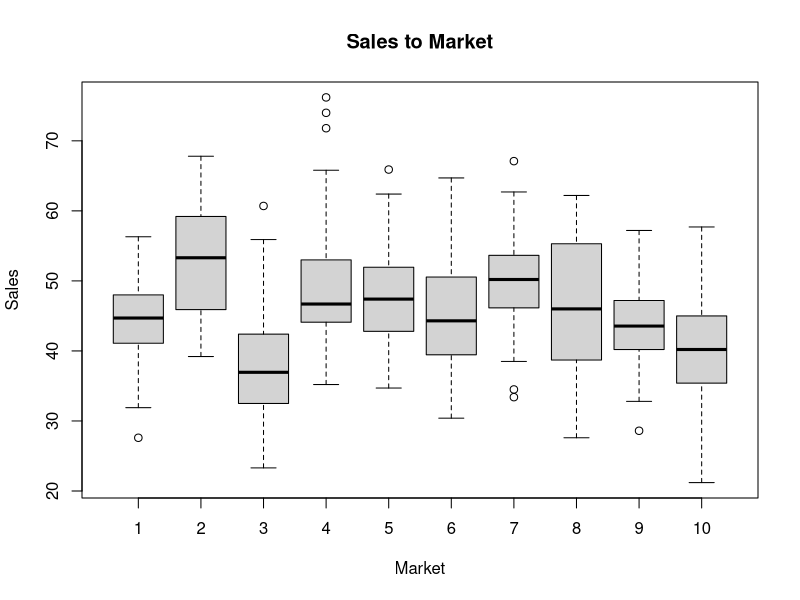
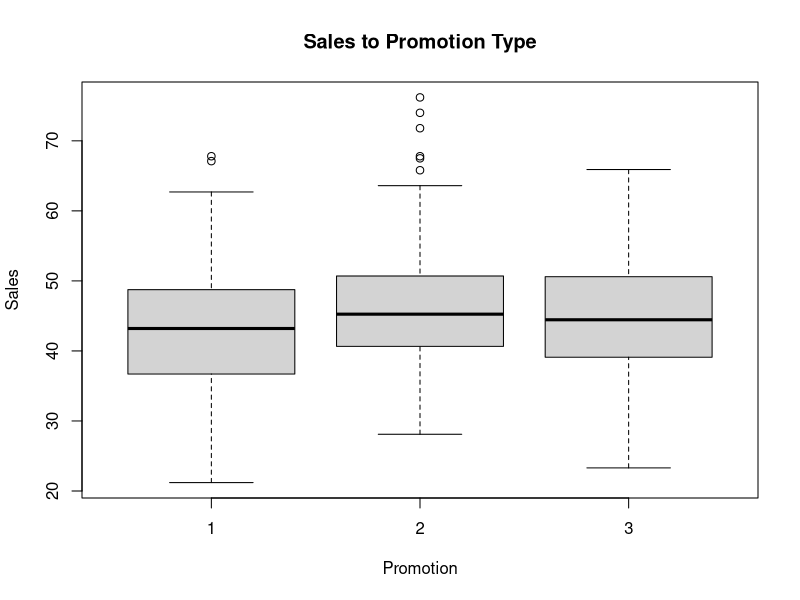
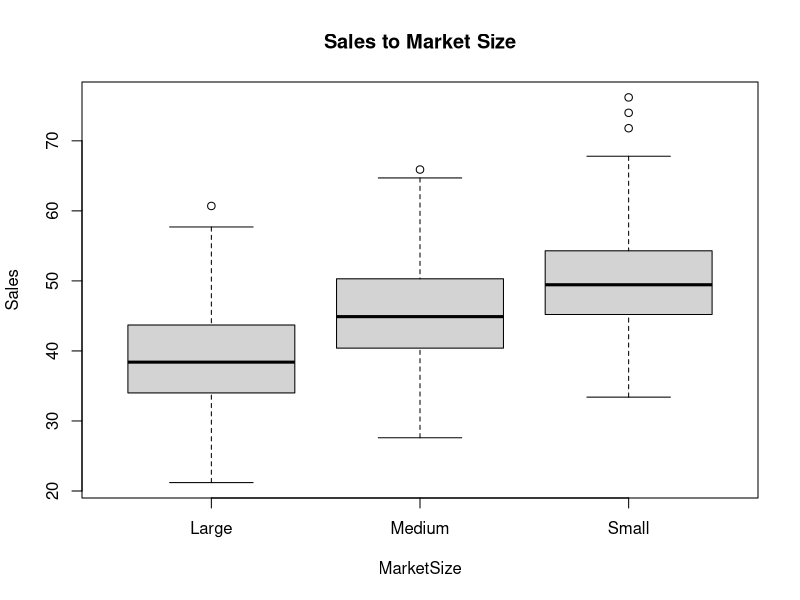
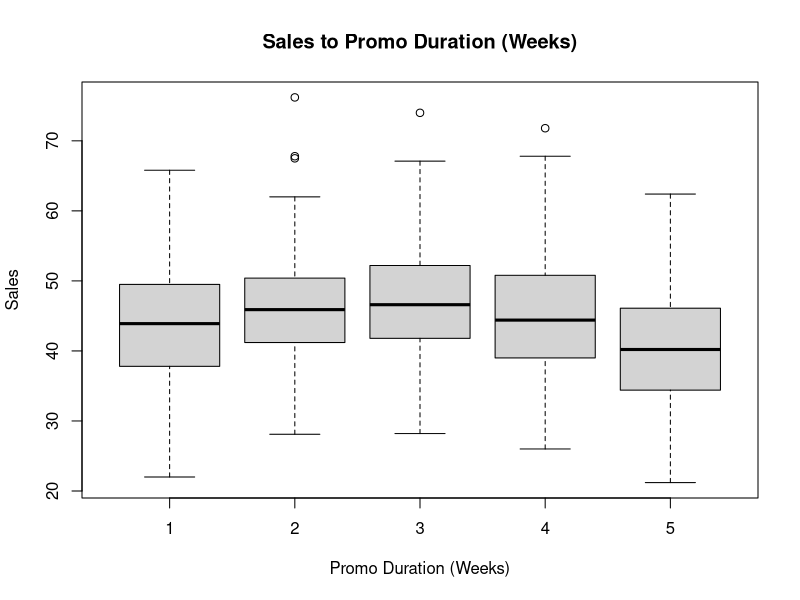
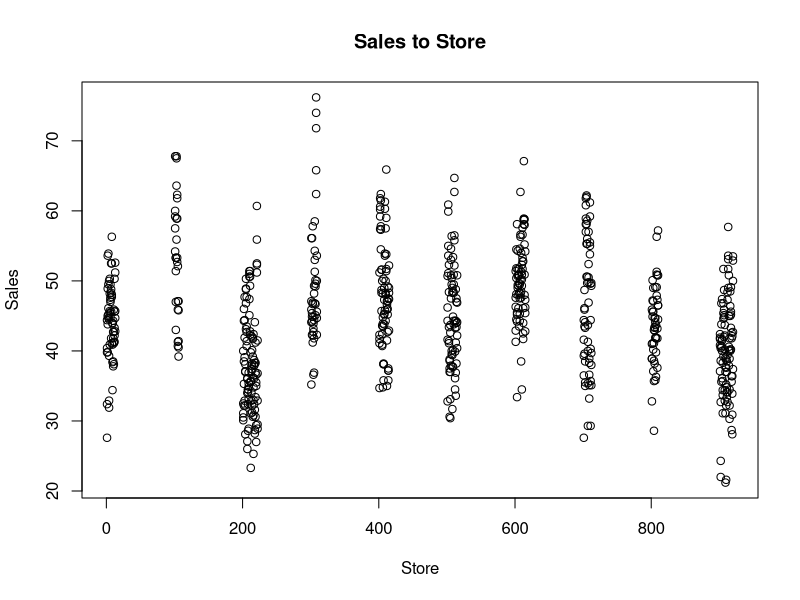
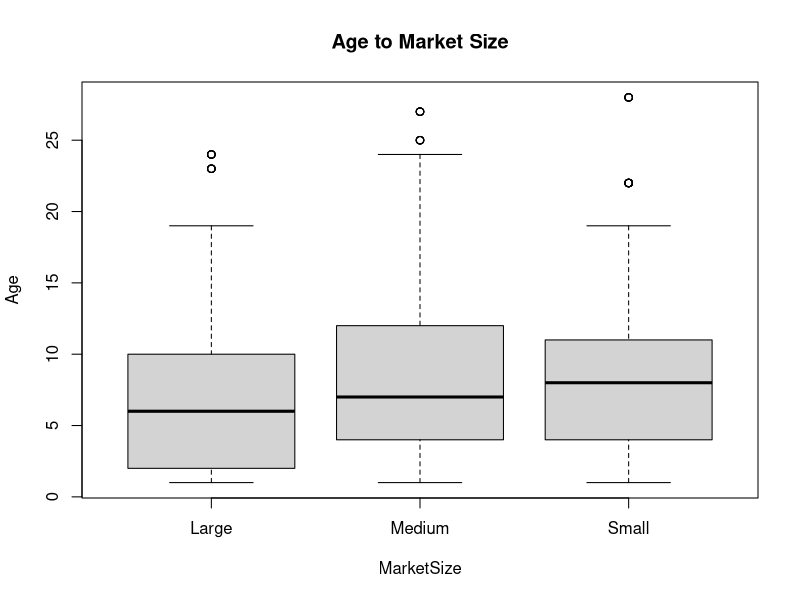

These figures' R source, in order:
dat = read.csv("promo_fe288.csv")
#check data
str(dat); head(dat)
dat0 = dat
dat0$Msize = as.factor(dat0$Msize) #large=1, medium=2, small=3
dat0$Msize = as.numeric(dat0$Msize)
#Quick Correlation Check
sort(abs(cor(dat0)[,7]), decreasing=TRUE)
#dat cleaning : data types changed to factor for qualitative variables
dat$Promo = as.factor(dat$Promo) 
dat$Week = as.factor(dat$Week)
dat$Market = as.factor(dat$Market)
dat$Msize = as.factor(dat$Msize)

#building training and test sets
set.seed(714988)
nr = nrow(dat);nr
b = nr*0.4;b 
train = sample(1:nr, b)
dat.tr = dat[train,] #40%
dat.tst = dat[-train,] #60%

#previews data
summary(dat);summary(dat.tr);summary(dat.tst)
sd(dat$Sales);sd(dat.tr$Sales);sd(dat.tst$Sales)
dim(dat);dim(dat.tr);dim(dat.tst)
plot(x=dat$Market, y=dat$Sales, main="Sales to Market", xlab="Market", ylab="Sales")
#data visuals
plot(x=dat$Promo, y=dat$Sales, main="Sales to Promotion Type", xlab="Promotion", ylab="Sales")
plot(x=dat$Msize, y=dat$Sales, main="Sales to Market Size", xlab="MarketSize", ylab="Sales")
plot(x=dat$Week, y=dat$Sales, main="Sales to Promo Duration (Weeks)", xlab="Promo Duration (Weeks)", ylab="Sales")
plot(x=dat$Store, y=dat$Sales, main="Sales to Store", xlab="Store", ylab="Sales")
plot(x=dat$Msize, y=dat$Age, main="Age to Market Size", xlab="MarketSize", ylab="Age")

#lm analysis
regall=lm(Sales~.,data = dat);summary(regall)
#quick regression on original data without store identifier
reg0 = lm(Sales~.-Store,data = dat);sr0=summary(reg0)
reg0.tr = lm(Sales~.-Store,data = dat.tr);sr0.tr=summary(reg0.tr)
reg0.tst = lm(Sales~.-Store,data = dat.tst);sr0.tst=summary(reg0.tst)
#r-squared with different data sets .. mean = 0.7748376
sr0$adj.r.squared;sr0.tr$adj.r.squared;sr0.tst$adj.r.squared
mean(sr0$adj.r.squared,sr0.tr$adj.r.squared,sr0.tst$adj.r.squared)
#evaluating models removing Promo
reg1 = lm(Sales~.-Store-Market,data = dat);sr1=summary(reg1);sr1
reg2 = lm(Sales~.-Store-Market-Promo,data = dat);sr2=summary(reg2);sr2
anova(regall,reg0,reg1,reg2)
#preferred model = reg1 , getting coefficients
reg1$coefficients
#reg1 : errors
reg1TSS = sum((dat$Sales-mean(dat$Sales))^2); reg1TSS
reg1RSS = with(summary(reg1), df[2] * sigma^2); reg1RSS #or anova(reg1)["Residuals", "Sum Sq"]
reg1RSE = (reg1RSS/nrow(dat));reg1RSE

#applying regall model to training data set
# regall.tr = lm(Sales~.,data = dat.tr);srall.tr=summary(reg1.tr);srall.tr
# anova(regall.tr)
# regallTSS.tr = sum((dat.tr$Sales-mean(dat.tr$Sales))^2); regallTSS.tr
# regallRSS.tr = with(summary(regall.tr), df[2] * sigma^2); regallRSS.tr #or anova(reg1)["Residuals", "Sum Sq"]
# regallRSE.tr = sqrt(regallRSS.tr/nrow(dat.tr));regallRSE.tr
#applying reg1 model to training data set
reg1.tr = lm(Sales~.-Store-Market,data = dat.tr);sr1.tr=summary(reg1.tr);sr1.tr
anova(reg1.tr)
reg1TSS.tr = sum((dat.tr$Sales-mean(dat.tr$Sales))^2); reg1TSS.tr
reg1RSS.tr = with(summary(reg1.tr), df[2] * sigma^2); reg1RSS.tr #or anova(reg1)["Residuals", "Sum Sq"]
reg1RSE.tr = (reg1RSS.tr/nrow(dat.tr));reg1RSE.tr

# OUT OF SAMPLE PREDICTION 
reg1.hat = predict(reg1.tr,dat.tst)
# evaluating test set prediction errors
# reg1TSS.tr = sum((dat.tr$Sales-mean(dat.tr$Sales))^2); reg1TSS.tr
reg1RSS.tst = sum((dat.tst$Sales - reg1.hat)^2)
reg1RSE.tst = (reg1RSS.tst/nrow(dat.tst))
reg1RSS.tst;reg1RSS.tr
reg1RSE.tst;reg1RSE.tr
reg1RMSE=sqrt(reg1RSE);reg1RMSE.tr=sqrt(reg1RSE.tr);reg1RMSE.tst=sqrt(reg1RSE.tst)

tab = matrix (c(reg1RMSE, reg1RMSE.tr, reg1RMSE.tst, reg1RSE, reg1RSE.tr, reg1RSE.tst, reg1RSS, reg1RSS.tr, reg1RSS.tst), ncol=3, byrow=FALSE)
colnames(tab) = c("RMSE", "RSE", "RSS")
rownames(tab) = c("original", "train", "test")
tab

reg1.tr$coefficients
